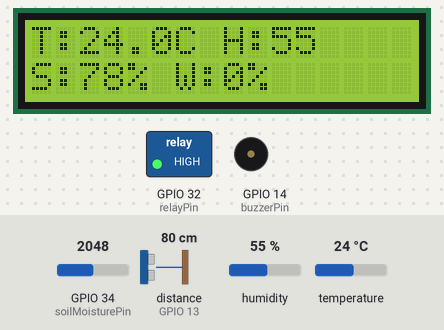
This sketch was run on a simulated ESP32. Parts: 16×2 character LCD, switched loads named in the sketch (green lamp = pin HIGH), buzzer (waves = sounding, pin HIGH). Wiring (inferred from the names in the program): ultrasonic range finder: trigger GPIO 12; echo GPIO 13. The test bench sets the inputs (shaded band); at power-on: GPIO 34 (soilMoisturePin) = 2048, distance to the obstacle (sensor on GPIO 13) 80 cm, humidity 55 %, temperature 24 °C. The echo pulse lasts 58.3 µs per cm; WiFi joins after 1.5 s; servers stay silent unless stated; pins used as bus, display or sensor lines are not drawn; what the sketch prints to the serial monitor is not drawn.

Above: at 7.5 s.
7.6 s: GPIO 34 (soilMoisturePin) set to 3252
At 10.0 s:
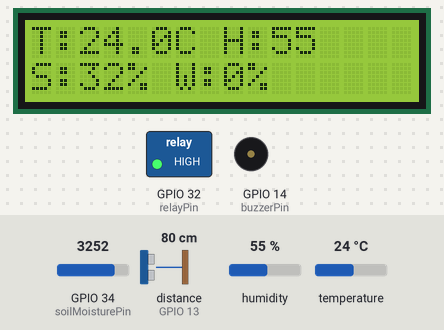
10.4 s: GPIO 34 (soilMoisturePin) set to 3349
At 11.2 s:
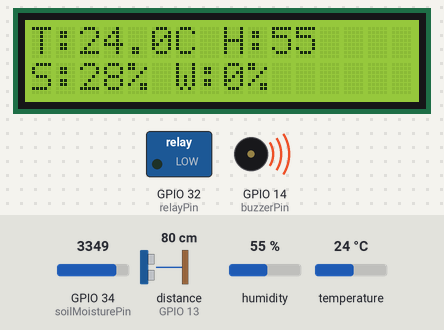
12.4 s: distance to the obstacle (sensor on GPIO 13) set to 2 cm
At 14.1 s:
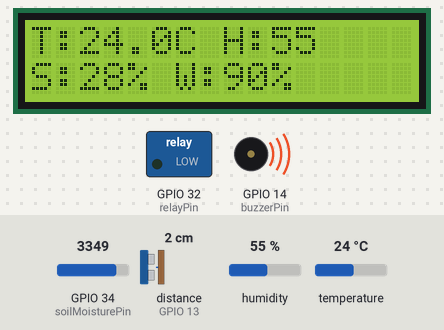
14.4 s: humidity set to 22 %
At 15.4 s:
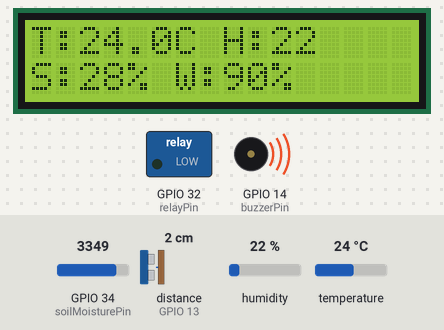
16.4 s: temperature set to 12 °C
At 19.6 s:
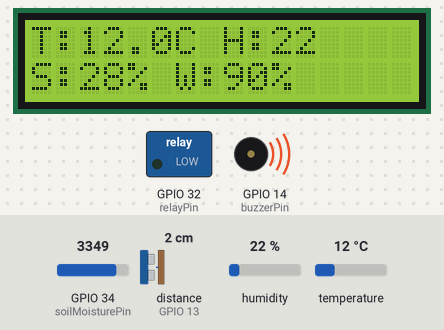
20.4 s: distance to the obstacle (sensor on GPIO 13) set to 4 cm
At 21.5 s:
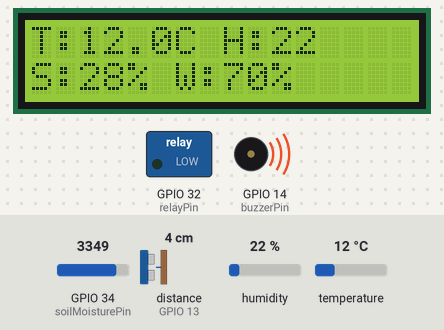
Timing chart, 0 to 23.4 s (numbered marks = the images above; inputs shaded):
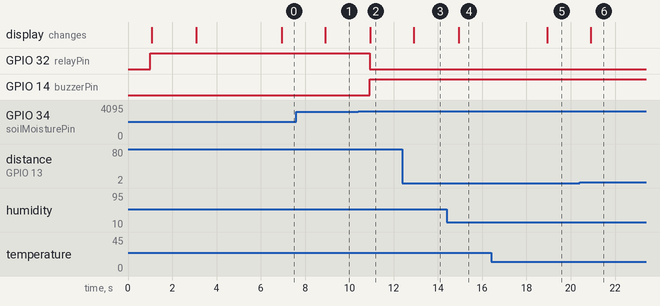

The sketch:

Blynk.ino
```cpp
#define BLYNK_TEMPLATE_ID "TMPL6ZlPcFjMh"
#define BLYNK_TEMPLATE_NAME "IOT based smart agriculture"
#define BLYNK_AUTH_TOKEN "fQiSqZbpdfCxzSQA-y_wo_FjgVK2bKqi"

#include <WiFi.h>
#include <WiFiClient.h>
#include <BlynkSimpleEsp32.h>
#include <Adafruit_Sensor.h>
#include <DHT.h>
#include <Wire.h>
#include <LiquidCrystal_I2C.h>

// LCD settings
#define I2C_ADDR 0x27
#define LCD_COLUMNS 16
#define LCD_ROWS 2
LiquidCrystal_I2C lcd(I2C_ADDR, LCD_COLUMNS, LCD_ROWS);

// DHT11
#define DHTPIN 5
#define DHTTYPE DHT11
DHT dht(DHTPIN, DHTTYPE);

// Sensor pins
const int trigPin = 12;
const int echoPin = 13;
const int soilMoisturePin = 34;

// Output pins
const int buzzerPin = 14;
const int relayPin = 32;

// Soil moisture threshold
const int dryThreshold = 30;

// Wi-Fi credentials
char ssid[] = "Ankit's iphone";
char pass[] = "12345679";

BlynkTimer timer;

// Tank height in cm
const float tankHeight = 10.0;
bool waterAlertSent = false;
const int waterLevelThreshold = 20;

void setup() {
  Serial.begin(115200);
  delay(1000);
  Serial.println("Starting Smart Agri System...");

  pinMode(trigPin, OUTPUT);
  pinMode(echoPin, INPUT);
  pinMode(buzzerPin, OUTPUT);
  pinMode(relayPin, OUTPUT);

  digitalWrite(buzzerPin, LOW);
  digitalWrite(relayPin, HIGH); // Pump OFF

  dht.begin();
  Wire.begin(21, 22); // ESP32 I2C pins

  lcd.init();
  lcd.backlight();
  lcd.setCursor(0, 0);
  lcd.print("Smart Agri Start");
  delay(2000); // Show welcome message
  lcd.clear();

  WiFi.begin(ssid, pass);
  Serial.print("Connecting to WiFi");

  int wifi_attempts = 0;
  while (WiFi.status() != WL_CONNECTED && wifi_attempts < 20) {
    delay(500);
    Serial.print(".");
    wifi_attempts++;
  }

  if (WiFi.status() == WL_CONNECTED) {
    Serial.println("\nWiFi connected!");
    Blynk.config(BLYNK_AUTH_TOKEN);
    if (Blynk.connect(10000)) {
      Serial.println("Connected to Blynk!");
    } else {
      Serial.println("Blynk connection failed. Continuing without it.");
    }
  } else {
    Serial.println("\nWiFi connection failed. Continuing without Blynk.");
  }

  timer.setInterval(2000L, sendSensorData);
}

void sendSensorData() {
  // Ultrasonic
  digitalWrite(trigPin, LOW);
  delayMicroseconds(2);
  digitalWrite(trigPin, HIGH);
  delayMicroseconds(10);
  digitalWrite(trigPin, LOW);
  long duration = pulseIn(echoPin, HIGH, 30000);
  float distanceCm = duration * 0.034 / 2.0;

  int waterLevelPercent = 0;
  if (distanceCm <= tankHeight && distanceCm > 0) {
    waterLevelPercent = map(distanceCm, tankHeight, 0, 0, 100);
    waterLevelPercent = constrain(waterLevelPercent, 0, 100);
  }

  if (waterLevelPercent < waterLevelThreshold && !waterAlertSent) {
    Blynk.logEvent("water_shortage", "Water level is low! Refill the tank.");
    waterAlertSent = true;
  } else if (waterLevelPercent >= waterLevelThreshold) {
    waterAlertSent = false;
  }

  float humidity = dht.readHumidity();
  float temperature = dht.readTemperature();

  if (isnan(humidity) || isnan(temperature)) {
    Serial.println("Failed to read from DHT sensor!");
    lcd.clear();
    lcd.setCursor(0, 0);
    lcd.print("DHT Error");
    return;
  }

  int soilValue = analogRead(soilMoisturePin);
  int soilMoisturePercent = map(soilValue, 4095, 1500, 0, 100);
  soilMoisturePercent = constrain(soilMoisturePercent, 0, 100);

  if (soilMoisturePercent < dryThreshold) {
    digitalWrite(buzzerPin, HIGH);
    digitalWrite(relayPin, LOW); // Pump ON
  } else {
    digitalWrite(buzzerPin, LOW);
    digitalWrite(relayPin, HIGH); // Pump OFF
  }

  Blynk.virtualWrite(V0, waterLevelPercent);
  Blynk.virtualWrite(V1, temperature);
  Blynk.virtualWrite(V2, humidity);
  Blynk.virtualWrite(V3, soilMoisturePercent);

  lcd.clear();
  lcd.setCursor(0, 0);
  lcd.print("T:");
  lcd.print(temperature, 1);
  lcd.print("C H:");
  lcd.print(humidity, 0);

  lcd.setCursor(0, 1);
  lcd.print("S:");
  lcd.print(soilMoisturePercent);
  lcd.print("% W:");
  lcd.print(waterLevelPercent);
  lcd.print("%");

  // Serial Debug
  Serial.print("Water Level: ");
  Serial.print(waterLevelPercent);
  Serial.print("% | Temp: ");
  Serial.print(temperature);
  Serial.print("C | Hum: ");
  Serial.print(humidity);
  Serial.print("% | Soil: ");
  Serial.print(soilMoisturePercent);
  Serial.print("% | Relay: ");
  Serial.println(digitalRead(relayPin) == LOW ? "ON" : "OFF");
}

void loop() {
  Blynk.run();
  timer.run();
}
```

Measured:
- the behaviour switches between 3316 and 3317 on GPIO 34 (soilMoisturePin) (found by bisection; images 1 and 2)
- after the input at 7.6 s, the display: changes after 1.3 s (image 1)
- after the input at 10.4 s, GPIO 32 (relayPin): HIGH → LOW after 0.51 s; GPIO 14 (buzzerPin): LOW → HIGH after 0.51 s; the display: changes after 0.54 s (image 2)
- after the input at 12.4 s, the display: changes after 0.51 s (image 3)
- after the input at 14.4 s, the display: changes after 0.54 s (image 4)
- after the input at 16.4 s, the display: changes after 2.5 s (image 5)
- after the input at 20.4 s, the display: changes after 0.51 s (image 6)
